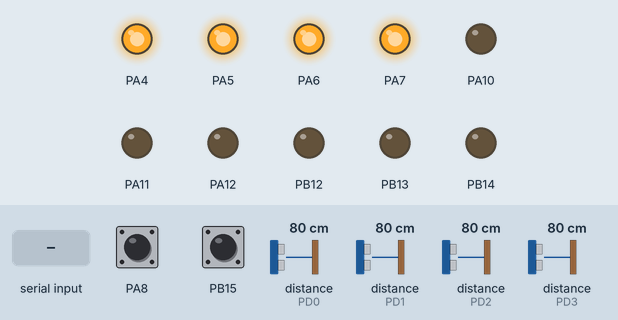
The program below on a simulated STM32 Black Pill. Parts: output pins drawn as LEDs (lit = HIGH). Dashed ring = blinking. The inputs (shaded band) are chosen by the test bench; at power-on: PA8 HIGH, PB15 HIGH, distance to the obstacle (sensors on PD0, PD1, PD2, PD3) 80 cm.

Above: at 1.2 s.
1.3 s: "1" received over the second serial link
At 2.6 s:
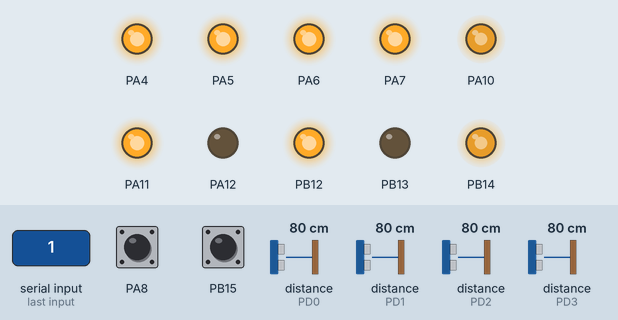
2.9 s: PA8 pulled LOW for 1 s
At 3.69 s:
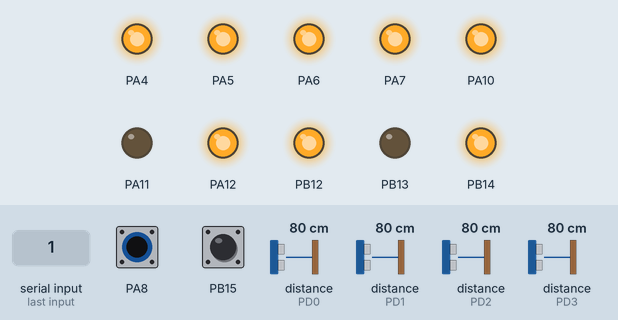
5.4 s: PB15 pulled LOW for 3.2 s
At 5.8 s:
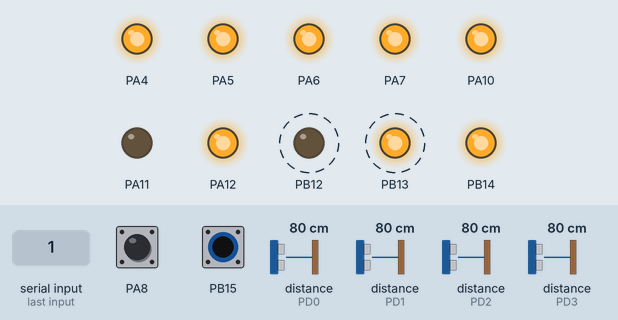
10.1 s: distance to the obstacle (sensor on PD0) set to 4 cm
At 10.6 s:
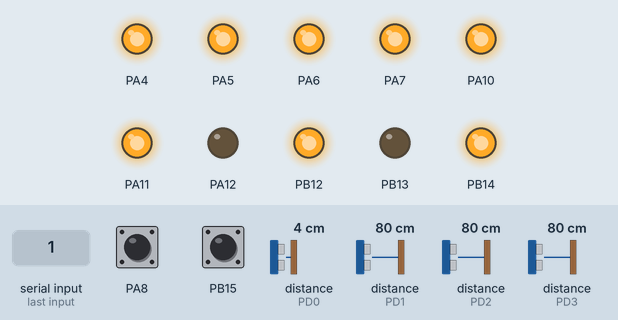
11.8 s: distance to the obstacle (sensor on PD0) set to 2 cm
At 12.9 s:
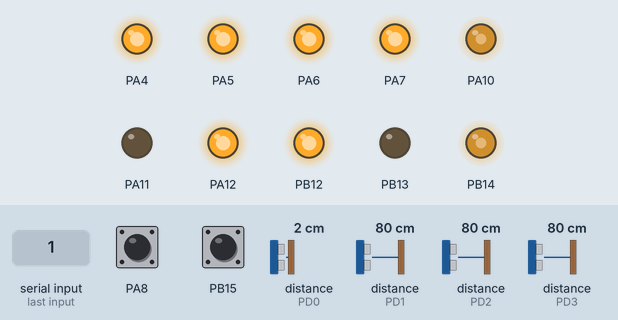
13.5 s: distance to the obstacle (sensor on PD1) set to 64 cm
15.0 s: distance to the obstacle (sensor on PD1) set to 54 cm
At 16.1 s:
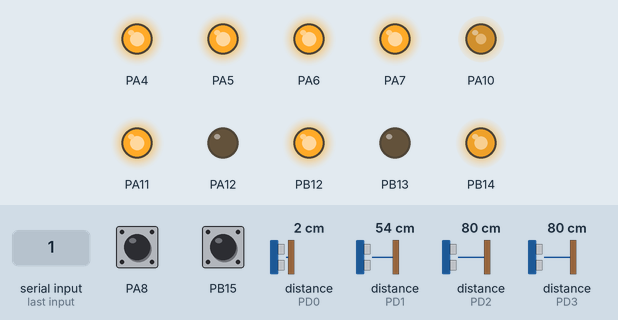
Timing chart, 0 to 17.7 s (numbered marks = the images above; inputs shaded):
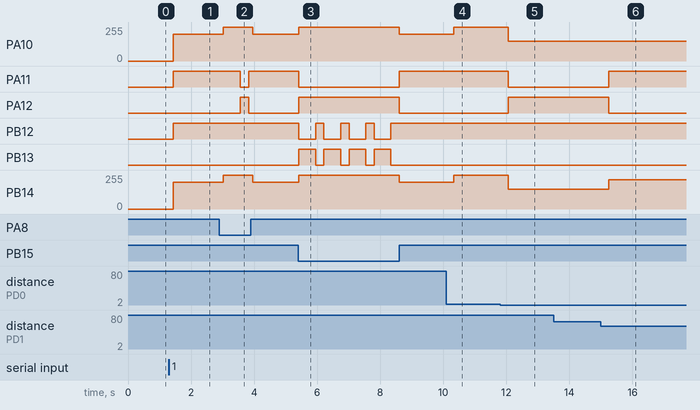

The program:

main.cpp
```cpp
/*
Notes:
1. Comment semua kode debugging kalau mau jalanin robot
2. kalau mau debugging comment semua kode utama jalanin robot
*/

#include <Arduino.h>

#include "stateMachine.h"

// ===========================================
// Debugging code, comment kalau ga dipake
// ===========================================

// #include "debug.h" // pakai cuma pas debugging
// #include "motor.h" // pakai cuma pas debugging motor
// #include "config.h" //pakai cuma pas debugging ir
// #include "tof.h" // pakai cuma pas debugging tof

//===============================================

bool robotRun = false;
static bool lastRobotRun = false;
Robot robot;

// ===========================================
// Debugging code, comment kalau ga dipake
// ===========================================

// Motor motor; // motor
// TOF tof; // tof

// ============================================

void setup()
{
    Serial2.begin(115200);

    robotRun = false;
    lastRobotRun = false;

    robot.begin();
    robot.stop();

    // ===========================================
    // Debugging code, comment kalau ga dipake
    // ===========================================
    // Serial.begin(115200);

    // motor.begin(); // debug motor

    // // debug ir
    // pinMode(IR_FRONT_PIN, INPUT_PULLUP);
    // pinMode(IR_REAR_PIN, INPUT_PULLUP);

    // tof.begin(); // debug tof

    // ============================================
}

void loop()
{
    if (Serial2.available() > 0 )
    {
        char dataMasuk = Serial2.read();
        if (dataMasuk == '1')
        {
            robotRun = true;
        } else if (dataMasuk == '0') {
            robotRun = false;
        }
    }

    if(robotRun)
    {
        robot.update();
    }
    else
    {
        if(lastRobotRun)
        {
            robot.stop();
        }
    }
    lastRobotRun = robotRun;

    // ===========================================
    // Debugging code, comment kalau ga dipake
    // ===========================================

    // Debug::motor(motor); // debug motor

    // Debug::ir(); // debug ir

    // // debug tof
    // tof.update();
    // Debug::tof(tof);

    // ===========================================
}
```

Measured:
- the behaviour switches between 3 and 2 cm on distance to the obstacle (sensor on PD0) (found by bisection; images 4 and 5)
- the behaviour switches between 60 and 59 cm on distance to the obstacle (sensor on PD1) (found by bisection; images 5 and 6)
- after the input at 1.3 s, PA10, PB14: 0/255 → 200/255 after 0.13 s; PA11, PB12: LOW → HIGH after 0.13 s
- after the input at 2.9 s, PA10, PB14: 200/255 → 255/255 after 0.13 s, → 200/255 0.93 s later; PA11: HIGH → LOW after 0.66 s, → HIGH 0.27 s later; PA12: LOW → HIGH after 0.66 s, → LOW 0.27 s later
- after the input at 5.4 s, PA10: 200/255 → 255/255 at once, → 200/255 3.2 s later; PA11: HIGH → LOW at once, → HIGH 3.2 s later
- after the input at 10.1 s, PA10, PB14: 200/255 → 255/255 after 0.23 s
- after the input at 11.8 s, PA10, PB14: 255/255 → 150/255 after 0.26 s; PA11: HIGH → LOW after 0.26 s; PA12: LOW → HIGH after 0.26 s
- after the input at 13.5 s, every drawn part: stays the same
- after the input at 15.0 s, PA11: LOW → HIGH after 0.25 s; PA12: HIGH → LOW after 0.25 s; PB14: 150/255 → 220/255 after 0.25 s
